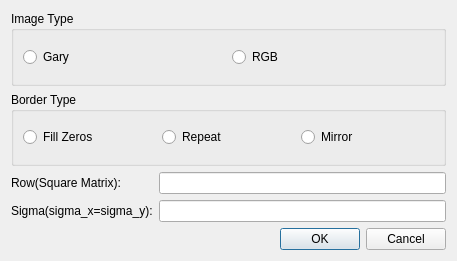
<?xml version="1.0" encoding="UTF-8"?>
<ui version="4.0">
 <class>DialogGaussFilter</class>
 <widget class="QDialog" name="DialogGaussFilter">
  <property name="geometry">
   <rect>
    <x>0</x>
    <y>0</y>
    <width>457</width>
    <height>261</height>
   </rect>
  </property>
  <property name="windowTitle">
   <string>Dialog</string>
  </property>
  <layout class="QGridLayout" name="gridLayout">
   <item row="0" column="0" colspan="2">
    <widget class="QGroupBox" name="groupBox_imageType">
     <property name="title">
      <string>Image Type</string>
     </property>
     <layout class="QHBoxLayout" name="horizontalLayout">
      <item>
       <widget class="QRadioButton" name="radioButton_gray">
        <property name="text">
         <string>Gary</string>
        </property>
       </widget>
      </item>
      <item>
       <widget class="QRadioButton" name="radioButton_rgb">
        <property name="text">
         <string>RGB</string>
        </property>
       </widget>
      </item>
     </layout>
    </widget>
   </item>
   <item row="1" column="0" colspan="2">
    <widget class="QGroupBox" name="groupBox_borderType">
     <property name="title">
      <string>Border Type</string>
     </property>
     <layout class="QHBoxLayout" name="horizontalLayout_2">
      <item>
       <widget class="QRadioButton" name="radioButton_fillZeros">
        <property name="text">
         <string>Fill Zeros</string>
        </property>
       </widget>
      </item>
      <item>
       <widget class="QRadioButton" name="radioButton_repeat">
        <property name="text">
         <string>Repeat</string>
        </property>
       </widget>
      </item>
      <item>
       <widget class="QRadioButton" name="radioButton_mirror">
        <property name="text">
         <string>Mirror</string>
        </property>
       </widget>
      </item>
     </layout>
    </widget>
   </item>
   <item row="2" column="0">
    <widget class="QLabel" name="label_row">
     <property name="text">
      <string>Row(Square Matrix):</string>
     </property>
    </widget>
   </item>
   <item row="2" column="1">
    <widget class="QLineEdit" name="lineEdit_row"/>
   </item>
   <item row="3" column="0">
    <widget class="QLabel" name="label_sigma">
     <property name="text">
      <string>Sigma(sigma_x=sigma_y):</string>
     </property>
    </widget>
   </item>
   <item row="3" column="1">
    <widget class="QLineEdit" name="lineEdit_sigma"/>
   </item>
   <item row="4" column="1">
    <widget class="QDialogButtonBox" name="buttonBox">
     <property name="orientation">
      <enum>Qt::Horizontal</enum>
     </property>
     <property name="standardButtons">
      <set>QDialogButtonBox::Cancel|QDialogButtonBox::Ok</set>
     </property>
    </widget>
   </item>
  </layout>
 </widget>
 <resources/>
 <connections>
  <connection>
   <sender>buttonBox</sender>
   <signal>accepted()</signal>
   <receiver>DialogGaussFilter</receiver>
   <slot>accept()</slot>
   <hints>
    <hint type="sourcelabel">
     <x>248</x>
     <y>254</y>
    </hint>
    <hint type="destinationlabel">
     <x>157</x>
     <y>274</y>
    </hint>
   </hints>
  </connection>
  <connection>
   <sender>buttonBox</sender>
   <signal>rejected()</signal>
   <receiver>DialogGaussFilter</receiver>
   <slot>reject()</slot>
   <hints>
    <hint type="sourcelabel">
     <x>316</x>
     <y>260</y>
    </hint>
    <hint type="destinationlabel">
     <x>286</x>
     <y>274</y>
    </hint>
   </hints>
  </connection>
 </connections>
</ui>
